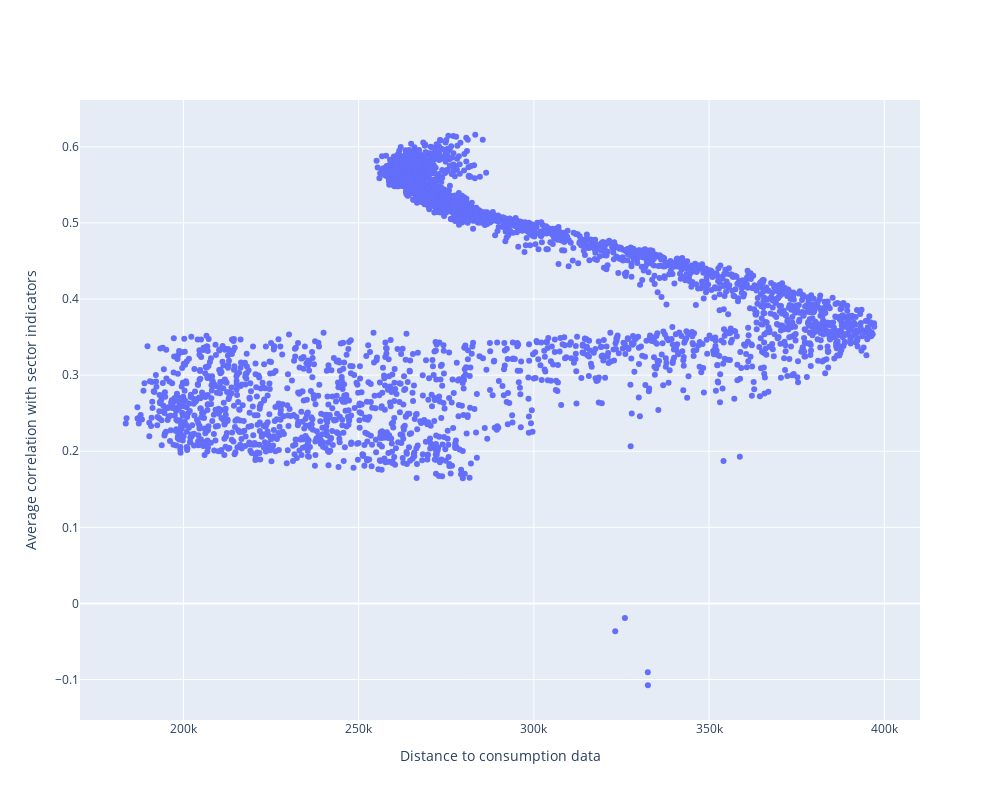

Notebook cell for this chart:
### Code cell
# Create a scatter plot
fig = go.Figure(
    data=go.Scatter(
        x=dist_to_cons,
        y=corr_indic,
        mode='markers',
        hoverinfo='text',
        text=[f'Index: {i}' for i in range(len(W_sum_dist_simplex))]
        )
    )
# Add labels and title
fig.update_layout(
    xaxis_title='Distance to consumption data',
    yaxis_title='Average correlation with sector indicators',
    height=800,
    width=1000
)

### Figure 1 — Plotly figure (JSON) as saved in the notebook; plotly's stock layout.template omitted (floating-point values rounded to 4 significant figures; data arrays with more than 128 entries replaced by an {"elided": "..."} marker saying what was removed)
{"data": [{"hoverinfo": "text", "mode": "markers", "text": {"elided": "3475 str values"}, "type": "scatter", "x": {"elided": "3475 float values"}, "y": {"elided": "3475 float values"}}], "layout": {"height": 800, "width": 1000, "xaxis": {"title": {"text": "Distance to consumption data"}}, "yaxis": {"title": {"text": "Average correlation with sector indicators"}}}}
